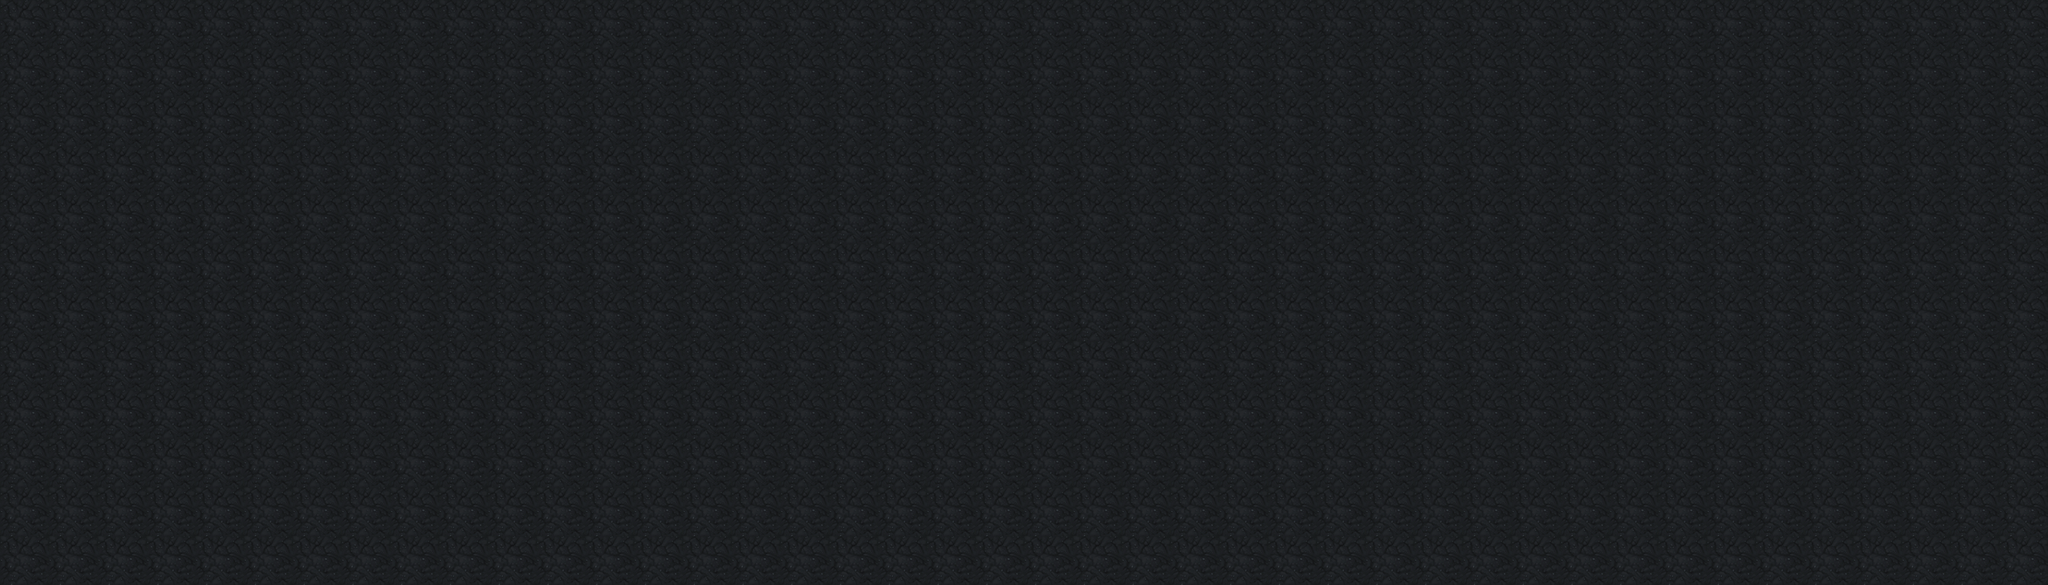

Tiled map render using the project's own tile images. Description and the map definition, with tile-layer contents summarised, below:
An orthogonal 42x12 tile map with 64x64 px tiles, 1 tile layer (块层 1) and 214 objects (130x Rock, 35x Prop, 32x SoilBlock, 8x TrapFire, 4x Coin, ...).

<map version="1.0" orientation="orthogonal" width="42" height="12" tilewidth="64" tileheight="64">
 <tileset firstgid="1" name="bgtile" tilewidth="64" tileheight="64">
  <image source="bgtile.png" trans="000000" width="64" height="64" />
 </tileset>
 <layer name="块层 1" width="42" height="12">
  <data>[504 cells, 504 non-empty, 1 distinct tile ids]</data>
 </layer>
 <objectgroup name="objs2" width="42" height="12">
  <object type="Coin" x="256" y="128" width="64" height="64">
   <properties>
    <property name="coin" value="10" />
   </properties>
  </object>
  <object type="TrapFire" x="64" y="640" width="64" height="64">
   <properties>
    <property name="texture" value="fire_000.png" />
   </properties>
  </object>
  <object type="TrapFire" x="128" y="320" width="64" height="64" />
  <object type="TrapFire" x="64" y="384" width="64" height="64" />
  <object type="TrapFire" x="896" y="320" width="64" height="64" />
  <object type="TrapFire" x="128" y="512" width="64" height="64" />
  <object type="TrapFire" x="128" y="256" width="64" height="64" />
  <object type="TrapFire" x="128" y="576" width="64" height="64" />
  <object type="TrapFire" x="256" y="192" width="64" height="64" />
  <object type="LevelStair" x="2496" y="320" width="128" height="128" />
 </objectgroup>
 <objectgroup name="objs" width="42" height="12">
  <object type="SoilBlock" x="64" y="192" width="64" height="64">
   <properties>
    <property name="texture" value="soil0.png" />
   </properties>
  </object>
  <object type="SoilBlock" x="64" y="256" width="64" height="64">
   <properties>
    <property name="texture" value="soil0.png" />
   </properties>
  </object>
  <object type="SoilBlock" x="64" y="320" width="64" height="64">
   <properties>
    <property name="texture" value="soil0.png" />
   </properties>
  </object>
  <object type="SoilBlock" x="64" y="384" width="64" height="64">
   <properties>
    <property name="texture" value="soil0.png" />
   </properties>
  </object>
  <object type="SoilBlock" x="64" y="448" width="64" height="64">
   <properties>
    <property name="texture" value="soil0.png" />
   </properties>
  </object>
  <object type="SoilBlock" x="64" y="512" width="64" height="64">
   <properties>
    <property name="texture" value="soil0.png" />
   </properties>
  </object>
  <object type="SoilBlock" x="64" y="576" width="64" height="64">
   <properties>
    <property name="texture" value="soil0.png" />
   </properties>
  </object>
  <object type="SoilBlock" x="128" y="640" width="64" height="64">
   <properties>
    <property name="texture" value="soil0.png" />
   </properties>
  </object>
  <object type="SoilBlock" x="128" y="448" width="64" height="64">
   <properties>
    <property name="texture" value="soil0.png" />
   </properties>
  </object>
  <object type="SoilBlock" x="128" y="384" width="64" height="64">
   <properties>
    <property name="texture" value="soil0.png" />
   </properties>
  </object>
  <object type="SoilBlock" x="128" y="512" width="64" height="64">
   <properties>
    <property name="texture" value="soil0.png" />
   </properties>
  </object>
  <object type="SoilBlock" x="128" y="320" width="64" height="64">
   <properties>
    <property name="texture" value="soil0.png" />
   </properties>
  </object>
  <object type="SoilBlock" x="128" y="576" width="64" height="64">
   <properties>
    <property name="texture" value="soil0.png" />
   </properties>
  </object>
  <object type="SoilBlock" x="128" y="256" width="64" height="64">
   <properties>
    <property name="texture" value="soil0.png" />
   </properties>
  </object>
  <object type="SoilBlock" x="256" y="128" width="64" height="64">
   <properties>
    <property name="texture" value="soil1.png" />
   </properties>
  </object>
  <object type="SoilBlock" x="256" y="192" width="64" height="64">
   <properties>
    <property name="texture" value="soil1.png" />
   </properties>
  </object>
  <object type="SoilBlock" x="256" y="256" width="64" height="64">
   <properties>
    <property name="texture" value="soil1.png" />
   </properties>
  </object>
  <object type="SoilBlock" x="256" y="320" width="64" height="64">
   <properties>
    <property name="texture" value="soil1.png" />
   </properties>
  </object>
  <object type="SoilBlock" x="256" y="384" width="64" height="64">
   <properties>
    <property name="texture" value="soil1.png" />
   </properties>
  </object>
  <object type="SoilBlock" x="256" y="448" width="64" height="64">
   <properties>
    <property name="texture" value="soil1.png" />
   </properties>
  </object>
  <object type="SoilBlock" x="256" y="512" width="64" height="64">
   <properties>
    <property name="texture" value="soil1.png" />
   </properties>
  </object>
  <object type="SoilBlock" x="256" y="576" width="64" height="64">
   <properties>
    <property name="texture" value="soil1.png" />
   </properties>
  </object>
  <object type="SoilBlock" x="320" y="576" width="64" height="64">
   <properties>
    <property name="texture" value="soil1.png" />
   </properties>
  </object>
  <object type="SoilBlock" x="384" y="576" width="64" height="64">
   <properties>
    <property name="texture" value="soil1.png" />
   </properties>
  </object>
  <object type="SoilBlock" x="448" y="576" width="64" height="64">
   <properties>
    <property name="texture" value="soil1.png" />
   </properties>
  </object>
  <object type="SoilBlock" x="640" y="576" width="64" height="64">
   <properties>
    <property name="texture" value="soil1.png" />
   </properties>
  </object>
  <object type="SoilBlock" x="704" y="576" width="64" height="64">
   <properties>
    <property name="texture" value="soil1.png" />
   </properties>
  </object>
  <object type="SoilBlock" x="512" y="576" width="64" height="64">
   <properties>
    <property name="texture" value="soil1.png" />
   </properties>
  </object>
  <object type="SoilBlock" x="576" y="576" width="64" height="64">
   <properties>
    <property name="texture" value="soil1.png" />
   </properties>
  </object>
  <object type="Rock" x="640" y="192" width="64" height="64" />
  <object type="Rock" x="704" y="256" width="64" height="64" />
  <object type="Rock" x="768" y="192" width="64" height="64" />
  </objectgroup>
 <objectgroup name="named_objs" width="42" height="12">
  <!-- 1 objects omitted --></objectgroup>
</map>
<!-- 172 of 214 objects omitted -->
